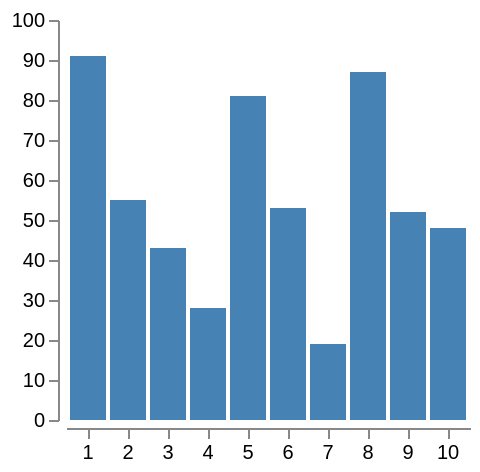

Vega-Lite specification for this chart:
### Vega specification from a JSON file in a GitHub repository (floating-point values rounded to 4 significant figures)
{"$schema": "https://vega.github.io/schema/vega/v3.0.json", "height": 200, "padding": 5, "signals": [{"name": "step", "value": 20, "bind": {"input": "range", "min": 0, "max": 40, "step": 1}}, {"name": "inner", "value": 0.1, "bind": {"input": "range", "min": 0, "max": 1}}, {"name": "outer", "value": 0.1, "bind": {"input": "range", "min": 0, "max": 1}}, {"name": "count", "value": 10, "bind": {"input": "range", "min": 0, "max": 20, "step": 1}}, {"name": "round", "value": false, "bind": {"input": "checkbox"}}, {"name": "width", "update": "ceil(step * bandspace(count, inner, outer))"}], "data": [{"name": "table", "values": [{"u": 1, "v": 91}, {"u": 2, "v": 55}, {"u": 3, "v": 43}, {"u": 4, "v": 28}, {"u": 5, "v": 81}, {"u": 6, "v": 53}, {"u": 7, "v": 19}, {"u": 8, "v": 87}, {"u": 9, "v": 52}, {"u": 10, "v": 48}, {"u": 11, "v": 24}, {"u": 12, "v": 49}, {"u": 13, "v": 87}, {"u": 14, "v": 66}, {"u": 15, "v": 17}, {"u": 16, "v": 27}, {"u": 17, "v": 68}, {"u": 18, "v": 16}, {"u": 19, "v": 49}, {"u": 20, "v": 15}], "transform": [{"type": "filter", "expr": "datum.u <= count"}]}], "scales": [{"name": "xscale", "type": "band", "range": {"step": {"signal": "step"}}, "paddingInner": {"signal": "inner"}, "paddingOuter": {"signal": "outer"}, "round": {"signal": "round"}, "domain": {"data": "table", "field": "u"}}, {"name": "yscale", "type": "linear", "range": "height", "domain": [0, 100], "zero": true, "nice": true}], "axes": [{"orient": "bottom", "scale": "xscale", "offset": 4}, {"orient": "left", "scale": "yscale", "offset": 4}], "marks": [{"type": "rect", "from": {"data": "table"}, "encode": {"enter": {"y": {"scale": "yscale", "field": "v"}, "y2": {"scale": "yscale", "value": 0}, "fill": {"value": "steelblue"}}, "update": {"x": {"scale": "xscale", "field": "u"}, "width": {"scale": "xscale", "band": 1}}}}]}
